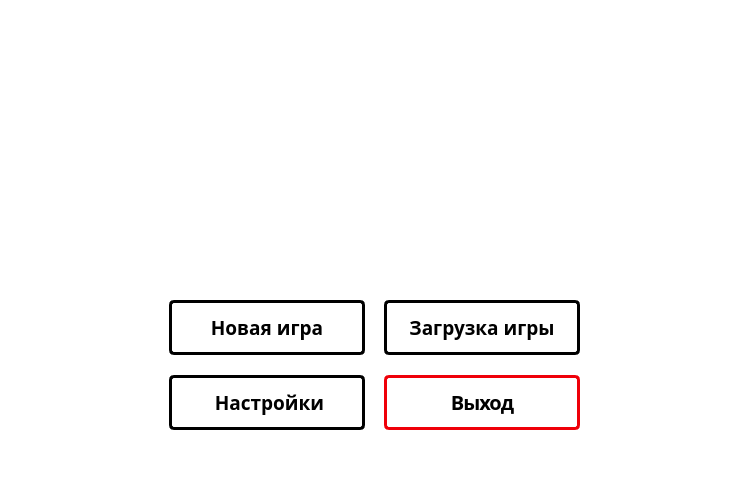
   <widget class="QWidget" name="widget_main" native="true">
    <property name="enabled">
     <bool>true</bool>
    </property>
    <property name="geometry">
     <rect>
      <x>0</x>
      <y>0</y>
      <width>750</width>
      <height>500</height>
     </rect>
    </property>
    <property name="autoFillBackground">
     <bool>false</bool>
    </property>
    <property name="styleSheet">
     <string notr="true">background-color: #fff;</string>
    </property>
    <widget class="QLabel" name="label__main_background">
     <property name="geometry">
      <rect>
       <x>0</x>
       <y>0</y>
       <width>750</width>
       <height>500</height>
      </rect>
     </property>
     <property name="text">
      <string/>
     </property>
     <property name="pixmap">
      <pixmap>../Images/background_logn_and_startmenu.png</pixmap>
     </property>
    </widget>
    <widget class="QLabel" name="label_main_logo">
     <property name="geometry">
      <rect>
       <x>224</x>
       <y>81</y>
       <width>301</width>
       <height>168</height>
      </rect>
     </property>
     <property name="styleSheet">
      <string notr="true">background-color: rgba(0, 0, 0, 0);</string>
     </property>
     <property name="text">
      <string/>
     </property>
     <property name="pixmap">
      <pixmap>../Images/u2p_sim_full_logo.svg</pixmap>
     </property>
     <property name="scaledContents">
      <bool>true</bool>
     </property>
     <property name="wordWrap">
      <bool>true</bool>
     </property>
    </widget>
    <widget class="QPushButton" name="pushButton_main_exit">
     <property name="geometry">
      <rect>
       <x>384</x>
       <y>375</y>
       <width>196</width>
       <height>55</height>
      </rect>
     </property>
     <property name="font">
      <font>
       <family>Montserrat ExtraBold</family>
       <pointsize>-1</pointsize>
       <weight>99</weight>
       <italic>false</italic>
       <bold>true</bold>
      </font>
     </property>
     <property name="layoutDirection">
      <enum>Qt::LeftToRight</enum>
     </property>
     <property name="styleSheet">
      <string notr="true">QPushButton{

border-radius: 5px;
border: 3px solid rgba(239, 0, 9, 1);
color: rgb(0, 0, 0);
padding-top: -1px;

font-family: Montserrat ExtraBold;
font-size: 20px;
font-style: normal;
font-weight: 800;
line-height: 24px; /* 120% */
letter-spacing: -1px;

}

QPushButton::hover{

border-radius: 5px;
border: 3px solid rgba(47, 47, 47, 1);
color: #fff;
padding-top: -1px;
background-color:rgba(239, 0, 9, 1);
}</string>
     </property>
     <property name="text">
      <string>Выход</string>
     </property>
    </widget>
    <widget class="QPushButton" name="pushButton_main_new_game">
     <property name="geometry">
      <rect>
       <x>169</x>
       <y>300</y>
       <width>196</width>
       <height>55</height>
      </rect>
     </property>
     <property name="font">
      <font>
       <family>Montserrat ExtraBold</family>
       <pointsize>14</pointsize>
       <weight>75</weight>
       <italic>false</italic>
       <bold>true</bold>
       <underline>false</underline>
       <strikeout>false</strikeout>
       <kerning>true</kerning>
      </font>
     </property>
     <property name="contextMenuPolicy">
      <enum>Qt::DefaultContextMenu</enum>
     </property>
     <property name="autoFillBackground">
      <bool>false</bool>
     </property>
     <property name="styleSheet">
      <string notr="true">QPushButton{

border-radius: 5px;
border: 3px solid rgb(0, 0, 0);
color: rgb(0, 0, 0);
padding-top: -1px;

}

QPushButton::hover{

border-radius: 5px;
border: 3px solid #000;
color:#fff;
padding-top: -1px;
background-color:qlineargradient(spread:pad, x1:0, y1:1, x2:0, y2:0, stop:0 #F7931E, stop:1 #EF0009);
}

</string>
     </property>
     <property name="text">
      <string>Новая игра</string>
     </property>
     <property name="iconSize">
      <size>
       <width>30</width>
       <height>30</height>
      </size>
     </property>
     <property name="checkable">
      <bool>false</bool>
     </property>
     <property name="autoDefault">
      <bool>false</bool>
     </property>
     <property name="flat">
      <bool>false</bool>
     </property>
    </widget>
    <widget class="QPushButton" name="pushButton_main_settings">
     <property name="geometry">
      <rect>
       <x>169</x>
       <y>375</y>
       <width>196</width>
       <height>55</height>
      </rect>
     </property>
     <property name="font">
      <font>
       <family>Montserrat ExtraBold</family>
       <pointsize>14</pointsize>
       <weight>75</weight>
       <italic>false</italic>
       <bold>true</bold>
       <underline>false</underline>
       <strikeout>false</strikeout>
       <kerning>true</kerning>
      </font>
     </property>
     <property name="contextMenuPolicy">
      <enum>Qt::DefaultContextMenu</enum>
     </property>
     <property name="autoFillBackground">
      <bool>false</bool>
     </property>
     <property name="styleSheet">
      <string notr="true">QPushButton{

border-radius: 5px;
border: 3px solid rgb(0, 0, 0);
color: rgb(0, 0, 0);
display: flex;
justify-content: center;
align-items: center;
gap: 8px;
flex-shrink: 0;
padding-top: -1px;

}

QPushButton::hover{

border-radius: 5px;
border: 3px solid #000;
color:#fff;
padding-top: -1px;
background-color:qlineargradient(spread:pad, x1:0, y1:1, x2:0, y2:0, stop:0 #EF0009, stop:1 #F7931E);
}</string>
     </property>
     <property name="text">
      <string> Настройки</string>
     </property>
     <property name="icon">
      <iconset>
       <normaloff>../Images/settings.svg</normaloff>../Images/settings.svg</iconset>
     </property>
     <property name="iconSize">
      <size>
       <width>30</width>
       <height>30</height>
      </size>
     </property>
     <property name="checkable">
      <bool>false</bool>
     </property>
     <property name="autoDefault">
      <bool>false</bool>
     </property>
     <property name="default">
      <bool>false</bool>
     </property>
     <property name="flat">
      <bool>false</bool>
     </property>
    </widget>
    <widget class="QPushButton" name="pushButton_main_download_game">
     <property name="geometry">
      <rect>
       <x>384</x>
       <y>300</y>
       <width>196</width>
       <height>55</height>
      </rect>
     </property>
     <property name="font">
      <font>
       <family>Montserrat ExtraBold</family>
       <pointsize>14</pointsize>
       <weight>75</weight>
       <italic>false</italic>
       <bold>true</bold>
       <underline>false</underline>
       <strikeout>false</strikeout>
       <kerning>true</kerning>
      </font>
     </property>
     <property name="contextMenuPolicy">
      <enum>Qt::DefaultContextMenu</enum>
     </property>
     <property name="autoFillBackground">
      <bool>false</bool>
     </property>
     <property name="styleSheet">
      <string notr="true">
QPushButton{

border-radius: 5px;
border: 3px solid rgb(0, 0, 0);
color: rgb(0, 0, 0);
padding-top: -1px;

}

QPushButton::hover{

border-radius: 5px;
border: 3px solid #000;
color:#fff;
padding-top: -1px;
background-color:qlineargradient(spread:pad, x1:0, y1:1, x2:0, y2:0, stop:0 #F7931E, stop:1 #EF0009);
}</string>
     </property>
     <property name="text">
      <string>Загрузка игры</string>
     </property>
     <property name="iconSize">
      <size>
       <width>30</width>
       <height>30</height>
      </size>
     </property>
     <property name="checkable">
      <bool>false</bool>
     </property>
     <property name="autoDefault">
      <bool>false</bool>
     </property>
     <property name="flat">
      <bool>false</bool>
     </property>
    </widget>
   </widget>
